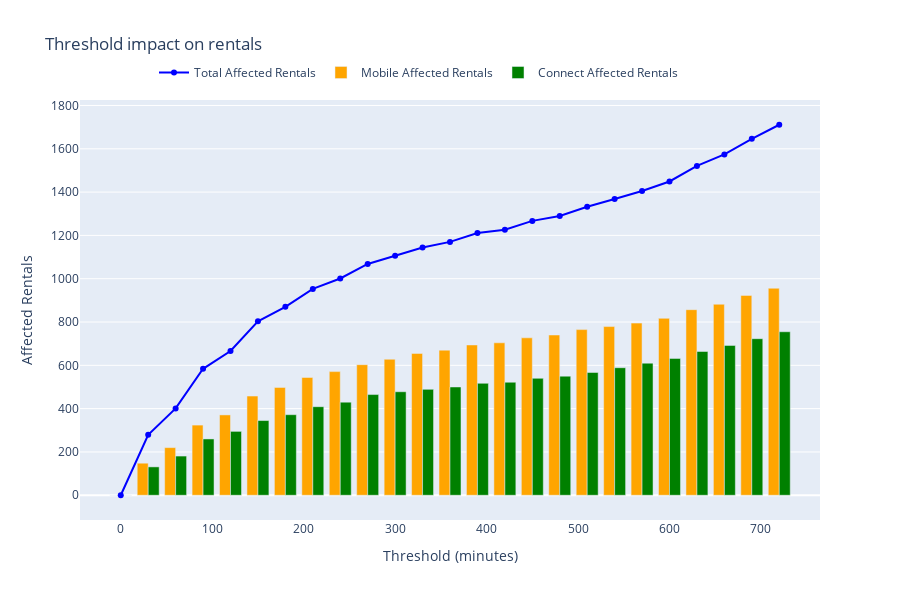

Notebook cell for this chart:
### Code cell
# Create traces for the line and bar chart
line_trace = go.Scatter(
    x=thresholds, 
    y=df_results['Total Affected Rentals'], 
    mode='lines+markers', 
    name='Total Affected Rentals',
    line=dict(color='blue', width=2)
)

bar_mobile = go.Bar(
    x=thresholds, 
    y=df_results['Mobile Affected Rentals'], 
    name='Mobile Affected Rentals',
    marker_color='orange',
    width=12
)

bar_connect = go.Bar(
    x=thresholds, 
    y=df_results['Connect Affected Rentals'], 
    name='Connect Affected Rentals',
    marker_color='green',
    width=12
)

# Combine traces into one figure
fig = go.Figure()

# Add the line trace
fig.add_trace(line_trace)

# Add the bars side by side
fig.add_trace(bar_mobile)
fig.add_trace(bar_connect)

# Update layout for the plot
fig.update_layout(
    barmode='group',
    title='Threshold impact on rentals',
    xaxis_title='Threshold (minutes)',
    yaxis_title='Affected Rentals',
    legend=dict(x=0.1, y=1.1, orientation='h'),
    height=600,
    width=900
)

# Show the plot
fig.show()

### Figure 1 — Plotly figure (JSON) as saved in the notebook; plotly's stock layout.template omitted (floating-point values rounded to 4 significant figures)
{"data": [{"line": {"color": "blue", "width": 2}, "mode": "lines+markers", "name": "Total Affected Rentals", "type": "scatter", "x": [0, 30, 60, 90, 120, 150, 180, 210, 240, 270, 300, 330, 360, 390, 420, 450, 480, 510, 540, 570, 600, 630, 660, 690, 720], "y": [0, 279, 401, 584, 666, 803, 870, 953, 1001, 1068, 1106, 1144, 1170, 1211, 1226, 1267, 1290, 1332, 1368, 1405, 1449, 1521, 1574, 1646, 1711]}, {"marker": {"color": "orange"}, "name": "Mobile Affected Rentals", "type": "bar", "width": 12, "x": [0, 30, 60, 90, 120, 150, 180, 210, 240, 270, 300, 330, 360, 390, 420, 450, 480, 510, 540, 570, 600, 630, 660, 690, 720], "y": [0, 148, 220, 324, 371, 458, 498, 544, 571, 603, 628, 655, 670, 694, 704, 727, 740, 765, 779, 795, 817, 857, 882, 923, 956]}, {"marker": {"color": "green"}, "name": "Connect Affected Rentals", "type": "bar", "width": 12, "x": [0, 30, 60, 90, 120, 150, 180, 210, 240, 270, 300, 330, 360, 390, 420, 450, 480, 510, 540, 570, 600, 630, 660, 690, 720], "y": [0, 131, 181, 260, 295, 345, 372, 409, 430, 465, 478, 489, 500, 517, 522, 540, 550, 567, 589, 610, 632, 664, 692, 723, 755]}], "layout": {"barmode": "group", "height": 600, "legend": {"orientation": "h", "x": 0.1, "y": 1.1}, "title": {"text": "Threshold impact on rentals"}, "width": 900, "xaxis": {"title": {"text": "Threshold (minutes)"}}, "yaxis": {"title": {"text": "Affected Rentals"}}}}
